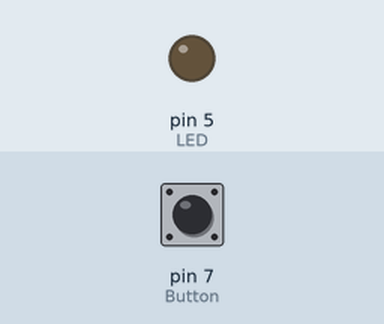
Simulated run of this sketch. Board: Arduino Uno, built with avr-gcc and run on an emulated ATmega328P. On the bench: output pins drawn as LEDs (lit = HIGH). Inputs (shaded band) come from the test bench; at power-on: pin 7 (Button) HIGH.

Above: at 1.2 s.
1.3 s: pin 7 (Button) pulled LOW for 0.15 s
At 1.8 s:
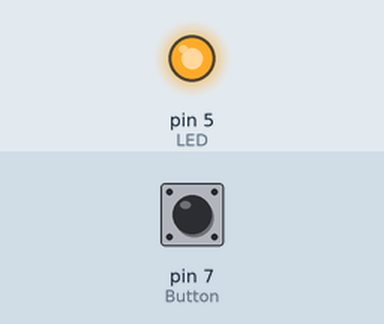
3.0 s: pin 7 (Button) pulled LOW for 1 s
At 4.2 s:
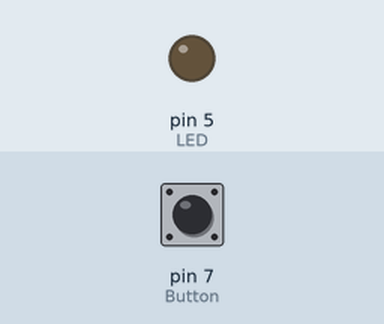
Timing chart, 0 to 6.0 s (numbered marks = the images above; inputs shaded):
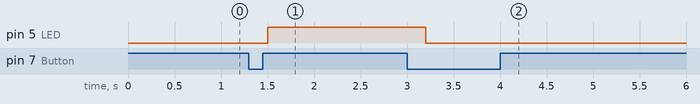

Measured:
- after the input at 1.3 s, pin 5 (LED): LOW → HIGH after 0.20 s
- after the input at 3.0 s, pin 5 (LED): HIGH → LOW after 0.20 s

The sketch:

Button_press_LED.ino
```cpp
int LED = 5;
int Button = 7;

void setup() {
  // put your setup code here, to run once:
  pinMode(LED, OUTPUT);//GREEN
  pinMode(Button, INPUT_PULLUP);//Button
  Serial.begin(9600);
}

int LEDstate = 0;
int state = 0;

void loop()
{
  // put your main code here, to run repeatedly:

  if(digitalRead(Button)==false && state == 0)
    {
       state=1;
       delay(100);
    }

    if(digitalRead(Button)==false && state == 1)
    {
       state=0;
       delay(100);
    }


 if(state==1)
 {
  digitalWrite(LED,HIGH)  ;
  //delay(200);
 }
 if(state==0)
 {
  digitalWrite(LED,LOW) ;
  //delay(200);
 }
delay(200);
}
```
